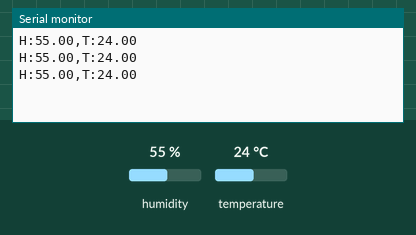
A sketch run on a simulated Arduino Uno, built with avr-gcc and run on an emulated ATmega328P. On the bench: the last lines printed to the serial monitor. The inputs (shaded band) are chosen by the test bench; at power-on: humidity 55 %, temperature 24 °C.

Above: at 2.8 s.
2.9 s: humidity set to 22 %
At 5.5 s:
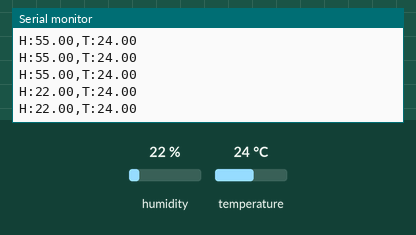
5.6 s: temperature set to 12 °C
At 7.6 s:
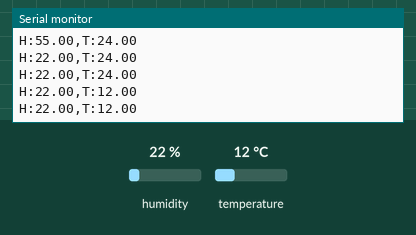
8.3 s: humidity set to 40 %
At 10.0 s:
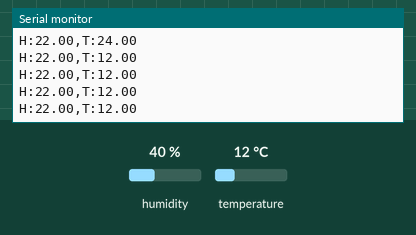
Timing chart, 0 to 11.5 s (numbered marks = the images above; inputs shaded):
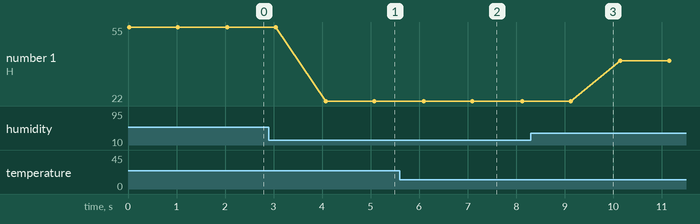

Measured:
- after the input at 2.9 s, the serial monitor: prints a new line after 1.2 s (image 1)
- after the input at 5.6 s, the serial monitor: prints a new line after 0.50 s (image 2)
- plotted number 1: 55 → 22 after the input at 2.9 s, 22 → 40 after the input at 8.3 s

The sketch:

Arduino_Unity_UnityDrivenLight.ino
```cpp
#include <DHT.h>

#define DHTPIN 2
#define DHTTYPE DHT11

DHT dht(DHTPIN, DHTTYPE);

void setup() {
  // initialize the serial communication
  Serial.begin(9600);

  // initialize the DHT sensor
  dht.begin();
}

void loop() {
  // read the humidity and temperature data from the DHT sensor
  float humidity = dht.readHumidity();
  float temperature = dht.readTemperature();

  // check if the data is valid
  if (!isnan(humidity) && !isnan(temperature)) {
   Serial.print("H:");
  Serial.print(humidity, 2); // print humidity with 2 decimal places
  Serial.print(",");

  Serial.print("T:");
  Serial.println(temperature, 2); // print temperature with 2 decimal places
  }

  // wait for a short time before reading the data again
  delay(1000);
}
```
